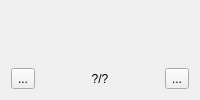
                 <widget class="QWidget" name="tab_app_screenshots">
                  <attribute name="icon">
                   <iconset resource="SoftwareManager.qrc">
                    <normaloff>:/icons/xdg_desktop.png</normaloff>:/icons/xdg_desktop.png</iconset>
                  </attribute>
                  <attribute name="title">
                   <string>ScreenShots</string>
                  </attribute>
                  <layout class="QVBoxLayout" name="verticalLayout_26">
                   <item>
                    <widget class="QLabel" name="label_app_screenshot">
                     <property name="sizePolicy">
                      <sizepolicy hsizetype="Expanding" vsizetype="Expanding">
                       <horstretch>0</horstretch>
                       <verstretch>0</verstretch>
                      </sizepolicy>
                     </property>
                     <property name="text">
                      <string notr="true"/>
                     </property>
                     <property name="alignment">
                      <set>Qt::AlignCenter</set>
                     </property>
                    </widget>
                   </item>
                   <item>
                    <layout class="QHBoxLayout" name="horizontalLayout_9">
                     <item>
                      <widget class="QToolButton" name="tool_app_prevScreen">
                       <property name="text">
                        <string>...</string>
                       </property>
                       <property name="icon">
                        <iconset resource="SoftwareManager.qrc">
                         <normaloff>:/icons/go-previous.png</normaloff>:/icons/go-previous.png</iconset>
                       </property>
                       <property name="autoRaise">
                        <bool>false</bool>
                       </property>
                      </widget>
                     </item>
                     <item>
                      <widget class="QLabel" name="label_app_cScreen">
                       <property name="text">
                        <string notr="true">?/?</string>
                       </property>
                       <property name="alignment">
                        <set>Qt::AlignCenter</set>
                       </property>
                      </widget>
                     </item>
                     <item>
                      <widget class="QToolButton" name="tool_app_nextScreen">
                       <property name="text">
                        <string>...</string>
                       </property>
                       <property name="icon">
                        <iconset resource="SoftwareManager.qrc">
                         <normaloff>:/icons/go-next.png</normaloff>:/icons/go-next.png</iconset>
                       </property>
                      </widget>
                     </item>
                    </layout>
                   </item>
                  </layout>
                 </widget>
